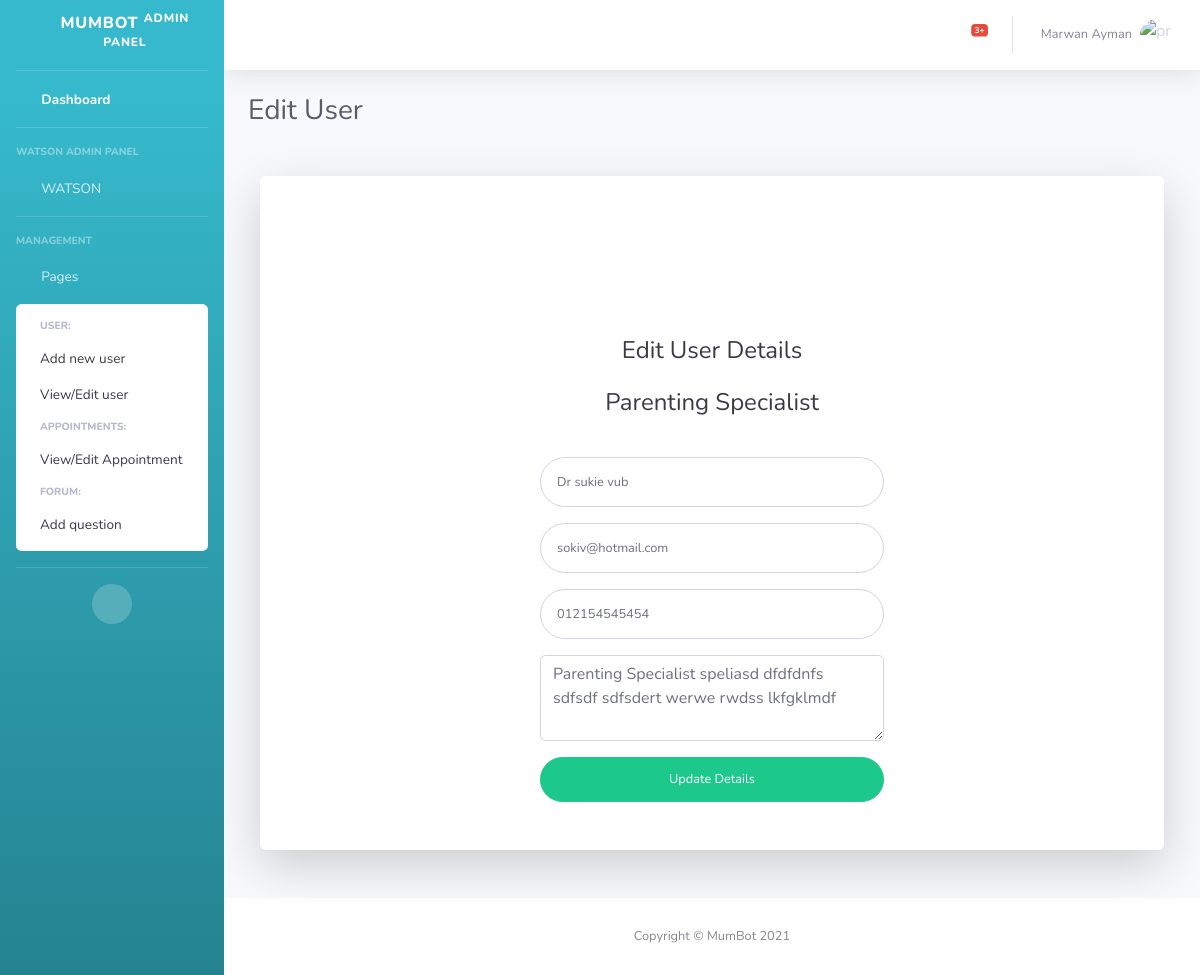
Screenshot of /grad/edituser/17/2/ (signed in) with the database file from the repository.
### grad/models.py (models this page shows, shortened)
class User(models.Model):
    user_password = models.CharField(max_length=32)
    user_name = models.CharField(max_length=25)
    user_phone = models.CharField(max_length=15)
    user_email = models.EmailField(max_length=254)
    user_role = models.IntegerField()

class Specialist(User):
    active_status = models.BooleanField(default=0)
    specialist_brief = models.CharField(max_length=500)

### grad/views.py (the view)
# urls.py: path("edituser/<int:id>/<int:user_role>/", views.edituser, name="edituser"),
def edituser(request, id, user_role):
    if not request.user.is_authenticated:
        messages.error(request, "You are not authorized to view this page!")
        return HttpResponseRedirect(reverse("login"))
    else:
        if user_role == 2:
            return render(request, "grad/edituser.html", {
                "user": Specialist.objects.get(pk=id)
            })
        elif user_role == 3:
            return render(request, "grad/edituser.html", {
                "user": Parent.objects.get(pk=id)
            })
        else:
            pass

### grad/templates/grad/edituser.html (shortened to what this page needs)
<!DOCTYPE html>
<html lang="en">
<head>
    {% load static %}
    <link href="{% static 'grad/vendor/fontawesome-free/css/all.min.css' %}" rel="stylesheet" type="text/css">
    <link href="{% static 'grad/css/sb-admin-2.min.css' %}" rel="stylesheet">
</head>
<body id="page-top">
    <div id="wrapper">
        {% include "grad/sidebar.html" %}
        <div id="content-wrapper" class="d-flex flex-column">
            <div id="content">
                {% include "grad/navbar.html" %}
                <div class="container-fluid">
                    <div class="d-sm-flex align-items-center justify-content-between mb-4">
                        <h1 class="h3 mb-0 text-gray-800">Edit User</h1>
                    </div>
                    <div class="col-xl-12 col-lg-12 col-md-12">
                        <div class="card o-hidden border-0 shadow-lg my-5">
                            <div class="card-body p-0">
                                <div class="row">
                                    <div class="col-lg-3"></div>
                                    <div class="col-lg-6">
                                        <div class="p-5">
                                            <div class="text-center m-3"><i class="fas fa-fw fa-user-edit fa-5x"></i>
                                            </div>
                                            <div class="text-center">
                                                <h1 class="h4 text-gray-900 mb-4">Edit User Details</h1>
                                            </div>
                                            <form class="user" action="{% url 'updateuser' user.id user.user_role %}"
                                                method="post">
                                                <div class="form-group row">
                                                    <div class="offset-2 col-md-8 col-sm-6 mb-3 mb-sm-0 text-center">
                                                        {% if user.user_role == 2 %}
                                                        <h2 class="h4 text-gray-900 mb-4">Parenting Specialist</h2>
                                                        {% else %}
                                                        <h2 class="h4 text-gray-900 mb-4">Parent</h2>
                                                        {% endif %}
                                                    </div>
                                                </div>
                                                <div class="form-group row">
                                                    <div class="col-sm-12 mb-6 mb-sm-0">
                                                        <input type="text" class="form-control form-control-user"
                                                            id="exampleFirstName" placeholder="First Name"
                                                            name="user_name" value="{{user.user_name}}">
                                                    </div>
                                                </div>
                                                <div class="form-group">
                                                    <input type="email" class="form-control form-control-user"
                                                        id="exampleInputEmail" placeholder="Email Address"
                                                        name="user_email" value="{{user.user_email}}">
                                                </div>
                                                <div class="form-group">
                                                    <input type="tel" class="form-control form-control-user"
                                                        id="exampleInputTel" placeholder="Phone Number"
                                                        name="user_phone" value="{{user.user_phone}}">
                                                </div>
                                                <div class="form-group">
                                                    {% if user.user_role == 2 %}
                                                    <textarea
                                                        placeholder="Let parents know more about their parenting specialist by adding some personal information about him/her..."
                                                        class="col-sm-12 mb-6 mb-sm-0 form-control" rows="3"
                                                        name="user_brief">{{user.specialist_brief}}</textarea>
                                                    {% endif %}
                                                </div>
                                                <button type="submit" class="btn btn-user btn-block btn-success">Update
                                                    Details</button>
                                            </form>
                                        </div>
                                    </div>
                                </div>
                            </div>
                        </div>
                    </div>
                </div>
            </div>
            <footer class="sticky-footer bg-white">
                <div class="container my-auto">
                    <div class="copyright text-center my-auto">
                        <span>Copyright &copy; MumBot 2021</span>
                    </div>
                </div>
            </footer>
        </div>
    </div>
</body>
</html>

### grad/templates/grad/navbar.html (shortened to what this page needs)
                {% load static %}
                <nav class="navbar navbar-expand navbar-light bg-white topbar mb-4 static-top shadow">
                    <ul class="navbar-nav ml-auto">
                        <li class="nav-item dropdown no-arrow mx-1">
                            <a class="nav-link dropdown-toggle" href="#" id="alertsDropdown" role="button"
                                data-toggle="dropdown" aria-haspopup="true" aria-expanded="false">
                                <i class="fas fa-bell fa-fw"></i>
                                <span class="badge badge-danger badge-counter">3+</span>
                            </a>
                        </li>
                        <li class="nav-item dropdown no-arrow">
                            <a class="nav-link dropdown-toggle" href="#" id="userDropdown" role="button"
                                data-toggle="dropdown" aria-haspopup="true" aria-expanded="false">
                                <span class="mr-2 d-none d-lg-inline text-gray-600 small">{{request.user.first_name}} {{request.user.last_name}}</span>
                                <img class="img-profile rounded-circle"
                                    src="{% static 'grad/img/undraw_profile.svg' %}" alt="profile-img">
                            </a>
                        </li>
                    </ul>
                </nav>

### rows the page displays
User: user_name "Dr sukie vub", user_email "sokiv@hotmail.com", user_phone "012154545454"
Specialist: user_brief "Parenting Specialist speliasd dfdfdnfs sdfsdf sdfsdert werwe rwdss lkfgklmdf"

### other values shown
{{ request.user.first_name }} "Marwan"
{{ request.user.last_name }} "Ayman"
